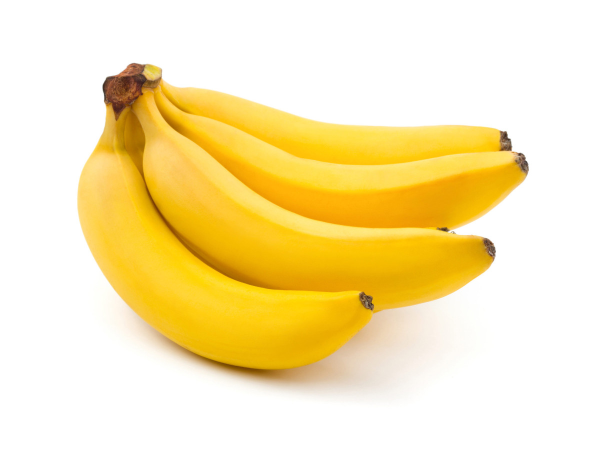
#> input picture img/bananos.jpg, 1200 x 900 px (shown at 1/2 size)
$ python tools.py
#> lines starting #> are read from the running program, lines starting #| are printed output that depends on the picture
import cv2
imagen = cv2.imread("img/bananos.jpg")
#> imagen is the input picture: shape (900, 1200, 3); mean B, G, R 178.6, 231.4, 249.5

ancho,alto = int(imagen.shape[1]* 0.5),int(imagen.shape[0]*0.5)
#> ancho = 600; alto = 450
imagen_2 = cv2.resize(imagen,(ancho,alto))
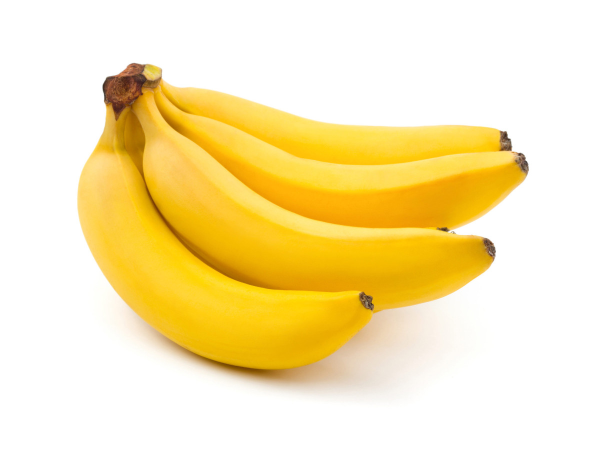
#> imagen_2: shape (450, 600, 3); mean B, G, R 178.6, 231.4, 249.5
cv2.imshow('',imagen)
cv2.waitKey(0)
imagen_rotada = cv2.rotate(imagen,cv2.ROTATE_180)
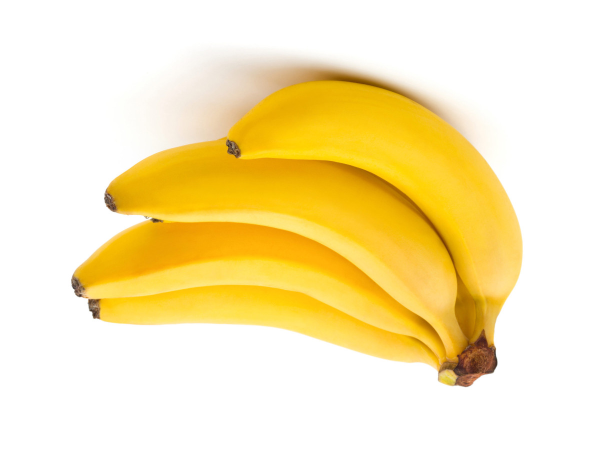
#> imagen_rotada: shape (900, 1200, 3) (shown at 1/2 size); mean B, G, R 178.6, 231.4, 249.5
cv2.imshow('imagen rotada', imagen_rotada)
cv2.waitKey(0)
